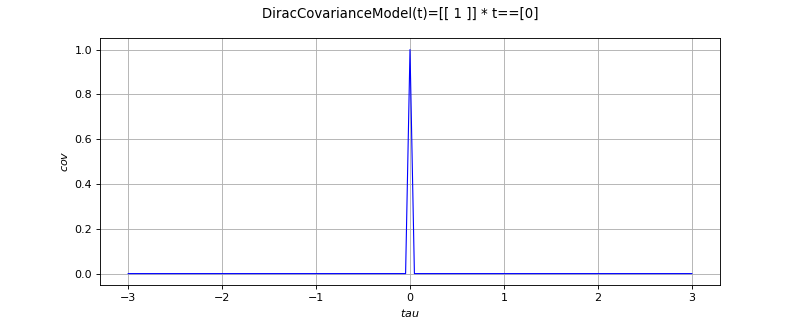

Python code for this plot:
import openturns as ot
from matplotlib import pyplot as plt
from openturns.viewer import View
covarianceModel = ot.DiracCovarianceModel()
if covarianceModel.getSpatialDimension() == 1:
    scale = covarianceModel.getScale()[0]
    if covarianceModel.isStationary():
        def f(x):
            return [covarianceModel(x)[0, 0]]
        func = ot.PythonFunction(1,1,f)
        func.setDescription(['$tau$', '$cov$'])
        cov_graph = func.draw(-3.0 * scale, 3.0 * scale, 129)
        fig = plt.figure(figsize=(10, 4))
        plt.suptitle(str(covarianceModel))
        cov_axis = fig.add_subplot(111)
        View(cov_graph, figure=fig, axes=[cov_axis], add_legend=False)
    else:
        def f(x):
            return [covarianceModel([x[0]], [x[1]])[0, 0]]
        func = ot.PythonFunction(2,1,f)
        func.setDescription(['$s$', '$t$', '$cov$'])
        cov_graph = func.draw([-3.0 * scale]*2, [3.0 * scale]*2, [129]*2)
        fig = plt.figure(figsize=(10, 4))
        plt.suptitle(str(covarianceModel))
        cov_axis = fig.add_subplot(111)
        View(cov_graph, figure=fig, axes=[cov_axis], add_legend=False)
